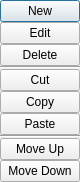
<?xml version="1.0" encoding="UTF-8"?>
<ui version="4.0">
 <class>SkillMenuDialog</class>
 <widget class="QDialog" name="SkillMenuDialog">
  <property name="windowModality">
   <enum>Qt::ApplicationModal</enum>
  </property>
  <property name="geometry">
   <rect>
    <x>0</x>
    <y>0</y>
    <width>80</width>
    <height>198</height>
   </rect>
  </property>
  <property name="windowTitle">
   <string>Dialog</string>
  </property>
  <property name="modal">
   <bool>true</bool>
  </property>
  <layout class="QVBoxLayout" name="verticalLayout">
   <property name="spacing">
    <number>0</number>
   </property>
   <property name="sizeConstraint">
    <enum>QLayout::SetFixedSize</enum>
   </property>
   <property name="leftMargin">
    <number>0</number>
   </property>
   <property name="topMargin">
    <number>0</number>
   </property>
   <property name="rightMargin">
    <number>0</number>
   </property>
   <property name="bottomMargin">
    <number>0</number>
   </property>
   <item>
    <widget class="QPushButton" name="newButton">
     <property name="text">
      <string>New</string>
     </property>
    </widget>
   </item>
   <item>
    <widget class="QPushButton" name="editButton">
     <property name="text">
      <string>Edit</string>
     </property>
    </widget>
   </item>
   <item>
    <widget class="QPushButton" name="deleteButton">
     <property name="text">
      <string>Delete</string>
     </property>
    </widget>
   </item>
   <item>
    <widget class="Line" name="line">
     <property name="orientation">
      <enum>Qt::Horizontal</enum>
     </property>
    </widget>
   </item>
   <item>
    <widget class="QPushButton" name="cutButton">
     <property name="text">
      <string>Cut</string>
     </property>
    </widget>
   </item>
   <item>
    <widget class="QPushButton" name="copyButton">
     <property name="text">
      <string>Copy</string>
     </property>
    </widget>
   </item>
   <item>
    <widget class="QPushButton" name="pasteButton">
     <property name="text">
      <string>Paste</string>
     </property>
    </widget>
   </item>
   <item>
    <widget class="Line" name="line_2">
     <property name="orientation">
      <enum>Qt::Horizontal</enum>
     </property>
    </widget>
   </item>
   <item>
    <widget class="QPushButton" name="muveUpButton">
     <property name="text">
      <string>Move Up</string>
     </property>
    </widget>
   </item>
   <item>
    <widget class="QPushButton" name="moveDownButton">
     <property name="text">
      <string>Move Down</string>
     </property>
    </widget>
   </item>
  </layout>
 </widget>
 <resources/>
 <connections/>
</ui>
